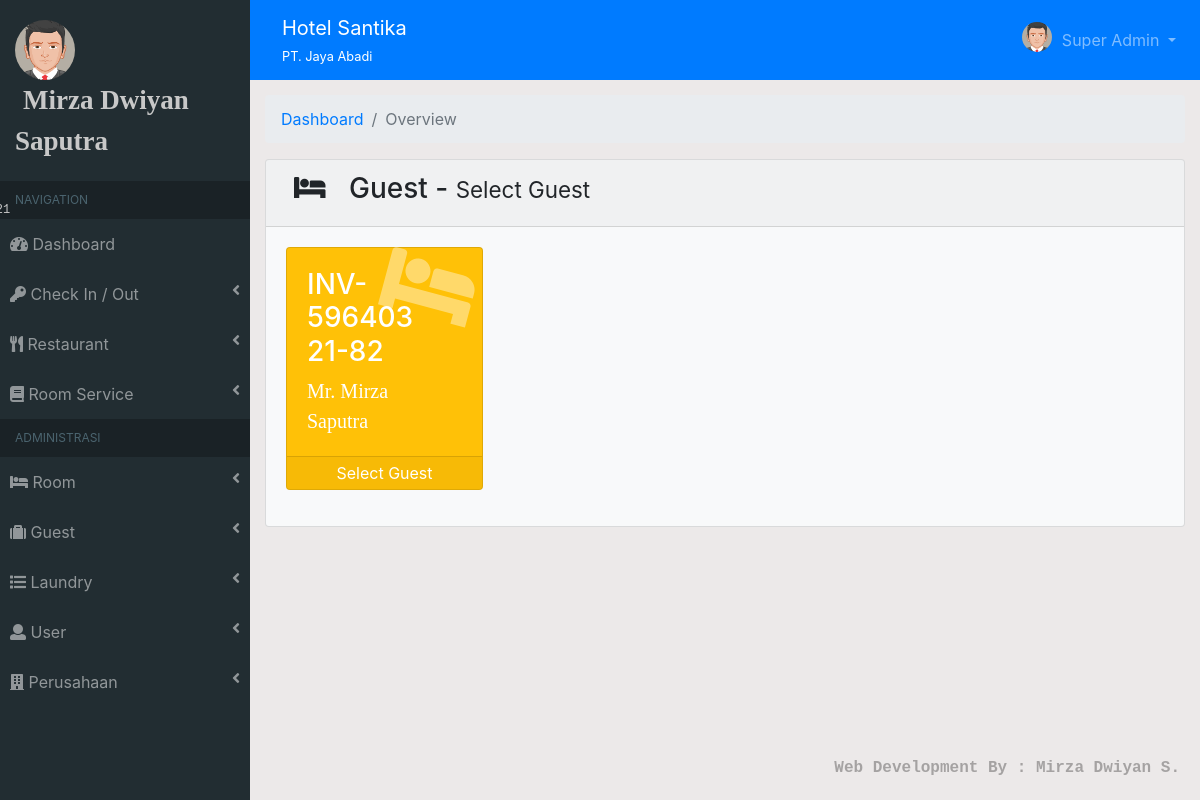
The app's page /?module=chek_out (signed in), older data.
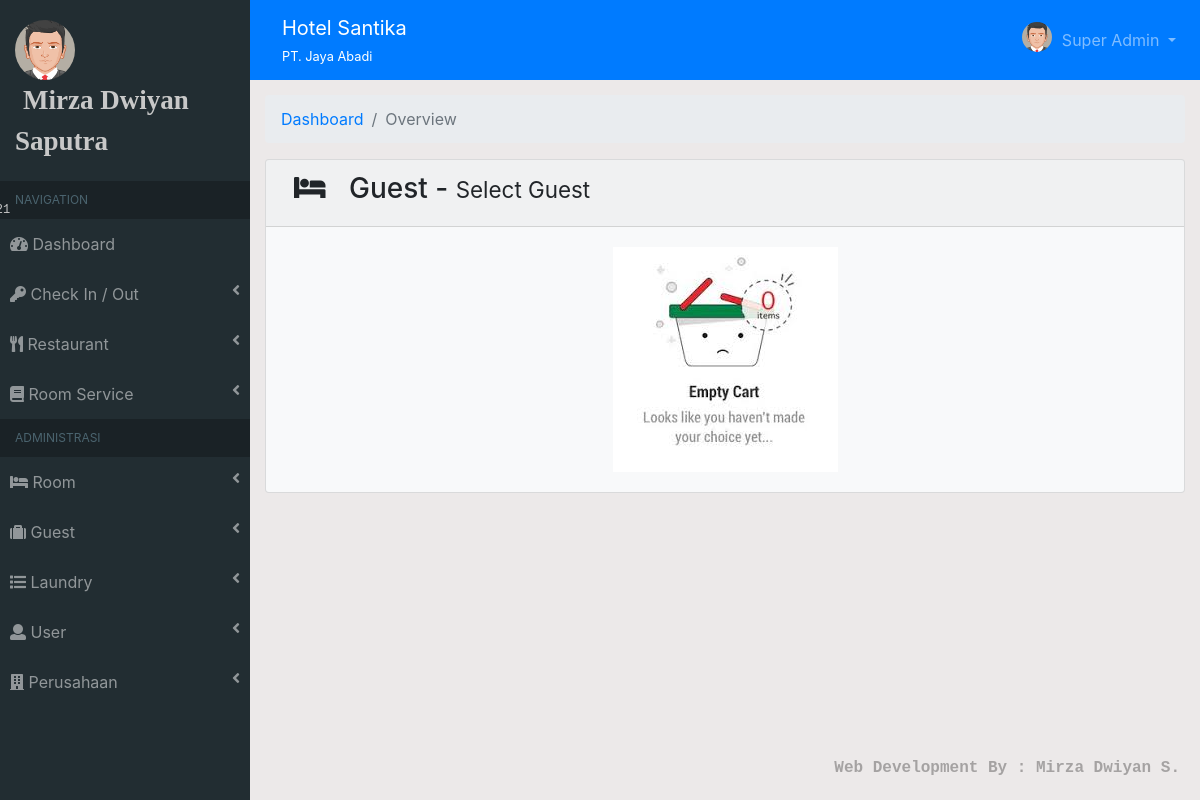
The same page, newer data.
### tables this page shows
CREATE TABLE `user` (
  `id_user` int(11) NOT NULL,
  `nama_user` text NOT NULL,
  `image` varchar(50) NOT NULL,
  `username` varchar(30) NOT NULL,
  `password` varchar(50) NOT NULL,
  `level` varchar(30) NOT NULL,
  `no_telp` varchar(20) NOT NULL,
  `status` varchar(30) NOT NULL
);

CREATE TABLE `perusahaan` (
  `id_perusahaan` int(11) NOT NULL,
  `nama_hotel` text NOT NULL,
  `nama_perusahaan` text NOT NULL,
  `jalan` varchar(50) NOT NULL,
  `no_jalan` varchar(10) NOT NULL,
  `kecamatan` char(100) NOT NULL,
  `kabupaten` char(100) NOT NULL,
  `provinsi` char(100) NOT NULL,
  `no_telp` varchar(20) NOT NULL,
  `no_fax` varchar(20) NOT NULL,
  `website` varchar(100) NOT NULL,
  `email` varchar(100) NOT NULL,
  `logo` varchar(200) NOT NULL
);

CREATE TABLE `transaksi_kamar` (
  `id_transaksi_kamar` varchar(11) NOT NULL,
  `no_invoice` varchar(20) NOT NULL,
  `tanggal` date NOT NULL,
  `id_tamu` varchar(11) NOT NULL,
  `id_kamar` int(11) DEFAULT NULL,
  `jumlah_dewasa` varchar(10) DEFAULT NULL,
  `jumlah_anak` varchar(10) DEFAULT NULL,
  `tgl_checkin` date NOT NULL,
  `waktu_checkin` varchar(20) NOT NULL,
  `tgl_checkout` date NOT NULL,
  `waktu_checkout` varchar(20) NOT NULL,
  `total_biaya_kamar` varchar(20) NOT NULL,
  `bayar` varchar(30) NOT NULL,
  `diskon` int(11) NOT NULL,
  `deposit` varchar(20) NOT NULL,
  `surcharge` varchar(30) NOT NULL,
  `metode_pembayaran` varchar(100) NOT NULL,
  `metode_deposit` varchar(200) NOT NULL,
  `status` varchar(50) NOT NULL
);

CREATE TABLE `tamu` (
  `id_tamu` varchar(11) NOT NULL,
  `prefix` char(20) NOT NULL,
  `nama_depan` varchar(100) NOT NULL,
  `nama_belakang` varchar(100) NOT NULL,
  `tipe_identitas` varchar(50) NOT NULL,
  `no_identitas` varchar(30) NOT NULL,
  `warga_negara` varchar(30) NOT NULL,
  `jalan` varchar(50) NOT NULL,
  `no_jalan` varchar(10) NOT NULL,
  `kabupaten` char(50) NOT NULL,
  `provinsi` char(50) NOT NULL,
  `no_telp` varchar(30) NOT NULL
);

### template/module/chek_out.php (the view)
<?php
    $query = mysqli_query($conn, "SELECT transaksi_kamar.*, tamu.* FROM transaksi_kamar, tamu WHERE tamu.id_tamu=transaksi_kamar.id_tamu && transaksi_kamar.status='check in'");
?>
<div class="container-fluid">
    <ol class="breadcrumb">
        <li class="breadcrumb-item"><a href="?dashboard">Dashboard</a></li>
        <li class="breadcrumb-item active">Overview</li>
    </ol>
    <div class="card bg-light">
        <div class="card-header"><h3><i class="fas fa-bed pr-3 pl-2"></i> Guest - <span class="small">Select Guest</span></h3></div>
        <div class="card-body">
            <?php if(mysqli_num_rows($query) > 0){ ?>
            <div class="row">
                <?php foreach($query as $i) : ?>
                <div class="col-sm-3 mb-3">
                    <div class="card bg-warning text-white">
                        <div class="card-body">
                            <div class="card-body-icon"><i class="fas fa-bed"></i></div>
                            <div class="mr-5">
                            <h3><?=$i['no_invoice'];?></h3>
                            <span style="font-family: times;font-size: 20px"><?=$i['prefix'] .'. '. $i['nama_depan'] .' '. $i['nama_belakang'];?></span>
                            </div>
                        </div>
                        <a href="?module=chek_out_add&&id_transaksi=<?=$i['id_transaksi_kamar'];?>" class="card-footer text-center text-white clearfix z-1 p-1">Select Guest</a>
                    </div>
                </div>
                <?php endforeach; ?>
            </div>
            <?php } else { ?>
                <center><img src="assets/img/empty_cart.jpg" alt=""></center>
            <?php } ?>
        </div>
    </div>
</div>

### index.php (shortened to what this page needs)
<?php
require_once("config/database.php");
if(db_status == "success"){
    if(empty($_SESSION["get"])){
        include "login.php";
    } else {
        include "template/index.php";
    }
} else {
    include "error/index.php";
}

### template/index.php (shortened to what this page needs)
<?php
$user = $_SESSION["user"];
$pass = $_SESSION["pass"];
$data_user = mysqli_query($conn, "SELECT * FROM user WHERE username='$user' && password ='$pass'");
$data_user = mysqli_fetch_array($data_user);
$data_perusahaan = mysqli_query($conn, "SELECT * FROM perusahaan");
$data_perusahaan = mysqli_fetch_array($data_perusahaan);
$tgl = new DateTime("now");
$date = $tgl->format("D, d M Y");
?>
<!DOCTYPE html>
<html>
    <head>
        <?php include "template/header.php";?>
    </head>
    <body style="background: #ece9e9;">
        <?php include "template/sidebar.php";?>
        <?php include "template/navbar.php";?>
        <?php
        if(!empty($_GET['module'])){
          include 'template/module/'.$_GET['module'].'.php';
        }
        else {
            if($data_user['level'] == 'Waiter' | $data_user['level'] == 'Kasir' | $data_user['level'] == 'Admin Resto' | $data_user['level'] == 'Owner'){
                include 'template/module/restaurant/home.php';
            } else {
                include 'template/module/dashboard.php';
            }
        }
        ?>
        <?php include "template/footer.php";?>
    </body>
</html>

### template/header.php (shortened to what this page needs)
<link rel="stylesheet" type="text/css" href="assets/css/bootstrap.min.css">
<link rel="stylesheet" type="text/css" href="assets/css/font-awesome.min.css">
<link rel="stylesheet" type="text/css" href="assets/css/style.css">

### template/sidebar.php (shortened to what this page needs)
<div id="sidebar">
  <div class="sidebar-menu">
    <div class="sidebar-header">
      <img src="assets/img/<?=$data_user['image'];?>" alt="" class="img-circle img-user">
      <marquee><span class="nama-user"><?=$data_user["nama_user"];?></span></marquee>
      <span class="tgl"><?=$date;?></span>
    </div>
    <ul class="sidebar navbar-nav">
      <?php if($data_user['level'] == "Super Admin") :?>
      <li class="header">NAVIGATION</li>
      <li class="nav-item">
        <a href="?module=dashboard" class="nav-link i">
          <i class="fas fa-tachometer-alt"></i>
          <span>Dashboard</span>
        </a>
      </li>
      <li class="nav-item">
        <a href="#chek-in-out" class="nav-link i" data-toggle="collapse">
          <i class="fas fa-key"></i>
          <span>Check In / Out</span>
          <i class="fas fa-angle-left float-right"></i>
        </a>
      </li>
      <li class="nav-item">
        <a href="#resto" class="nav-link i" data-toggle="collapse">
          <i class="fas fa-utensils"></i>
          <span>Restaurant</span>
          <i class="fas fa-angle-left float-right"></i>
        </a>
      </li>
      <li class="nav-item">
        <a href="#room-service" class="nav-link i" data-toggle="collapse">
          <i class="fas fa-book"></i>
          <span>Room Service</span>
          <i class="fas fa-angle-left float-right"></i>
        </a>
      </li>
      <li class="header">ADMINISTRASI</li>
      <li class="nav-item">
        <a href="#kamar" class="nav-link i" data-toggle="collapse">
          <i class="fas fa-bed"></i>
          <span>Room</span>
          <i class="fas fa-angle-left float-right"></i>
        </a>
      </li>
      <li class="nav-item">
        <a href="#tamu" class="nav-link i" data-toggle="collapse">
          <i class="fas fa-suitcase"></i>
          <span>Guest</span>
          <i class="fas fa-angle-left float-right"></i>
        </a>
      </li>
      <li class="nav-item">
        <a href="#laundry" class="nav-link i" data-toggle="collapse">
          <i class="fas fa-list"></i>
          <span>Laundry</span>
          <i class="fas fa-angle-left float-right"></i>
        </a>
      </li>
      <li class="nav-item">
        <a href="#user" class="nav-link i" data-toggle="collapse">
          <i class="fas fa-user"></i>
          <span>User</span>
          <i class="fas fa-angle-left float-right"></i>
        </a>
      </li>
      <li class="nav-item">
        <a href="#perusahaan" class="nav-link i" data-toggle="collapse">
          <i class="fas fa-building"></i>
          <span>Perusahaan</span>
          <i class="fas fa-angle-left float-right"></i>
        </a>
      </li>
      <?php endif;?>
    </ul>
  </div>
<div id="wrapper">

### template/navbar.php (shortened to what this page needs)
<nav class="navbar navbar-expand navbar-dark bg-primary navbar-static-top">
    <div class="navbar-header">
        <a href="" class="navbar-brand nav-link"><?=$data_perusahaan['nama_hotel'];?><div class="small"><small><?=$data_perusahaan['nama_perusahaan'];?></small></div></a>
    </div>
    <ul class="navbar-nav d-inline-block ml-auto">
        <li class="nav-item dropdown">
            <a href="#" class="dropdown-toggle nav-link" id="alertDropdown" role="button" data-toggle="dropdown" aria-haspopup="true" aria-expanded="false">
                <img src="assets/img/<?=$data_user['image'];?>" alt="" class="img-circle img-adm">
                <span><?=$data_user['level'];?></span>
            </a>
        </li>
    </ul>
</nav>
<div id="wrapper-content">

### template/footer.php
<div class="footer">
    <span>Web Development By : Mirza Dwiyan S.</span>
</div>

### assets/css/style.css (style rules this page uses)
.img-adm { width: 30px!important; margin-top: -8px; margin-right: 5px; }
.sidebar-header { padding: 20px 15px; }
img.img-circle { border-radius: 50%; }
.sidebar-header .img-user { width: 60px; }
.sidebar-header .nama-user { font-family: serif; font-size: 27px; font-weight: bold; margin-left: 8px; }
.sidebar-header .tgl { position: absolute; font-family: courier new; font-size: 12px; margin-left: -120px; margin-top: 40px; }
.sidebar.navbar-nav .header { color: #4b646f; background: #1a2226; overflow: hidden; text-overflow: clip; white-space: nowrap!important; padding: 10px 25px 10px 15px!important; font-size: 12px; }
#sidebar .sidebar-menu { display: block; position: fixed; background: #222d32; width: 250px; color: rgb(200, 200, 200); height: 100%; overflow-y: scroll; }
#sidebar .sidebar-menu .sidebar.navbar-nav li { padding: 5px 10px; }
#sidebar .sidebar-menu .sidebar.navbar-nav li a { color: rgba(255, 255, 255, .5)!important; }
#sidebar #wrapper { margin-left: 250px; }
#sidebar #wrapper #wrapper-content { padding-top: 15px; }
.footer { position: fixed; bottom: 20px; right: 20px; pointer-events: none; }
.footer span { font-family: courier new; color: rgba(0, 0, 0, .3); font-weight: bold; }
.card-body-icon { position: absolute; z-index: 0; top: -1.25rem; right: .5rem; opacity: 0.4; font-size: 5rem; -webkit-transform: rotate(15deg); transform: rotate(15deg); transition: all 600ms; }

Row changes from the older to the newer data that the page shows:
removed transaksi_kamar: no_invoice "INV-59640321-82", id_tamu.prefix "Mr", id_tamu.nama_depan "Mirza", id_tamu.nama_belakang "Saputra"
